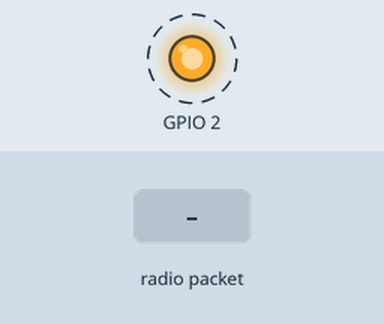
The sketch below on a simulated ESP8266 (NodeMCU). Parts: output pins drawn as LEDs (lit = HIGH). Dashed ring = blinking. The inputs (shaded band) are chosen by the test bench. What the sketch prints to the serial monitor is not drawn.

Above: at 1.2 s.
1.3 s: radio packet "1" arrives
Timing chart, 0 to 10.3 s (numbered marks = the images above; inputs shaded):
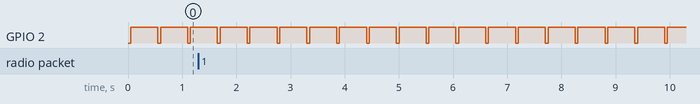

The sketch:

esp8266_test_esp_now2.ino
```cpp
#include <ESP8266WiFi.h>
#include <espnow.h>

#define SMOL
// REPLACE WITH THE MAC Address of your receiver

#ifdef SMOL
int x = 200;
uint8_t peer_address[] = {0x5C, 0xCF, 0x7F, 0x8B, 0x13, 0xA0};//peer is big square aux chip
#else
uint8_t peer_address[] = {0x2C, 0xF4, 0x32, 0x8B, 0xAB, 0xBE};//peer is smol rectangle aux chip
int x = 25000;
#endif

int y = 0;


// Callback when data is sent
void OnDataSent(uint8_t *mac_addr, uint8_t sendStatus) {
    Serial.print("Last Packet Send Status: ");
    if (sendStatus == 0){
        Serial.println("Delivery success");
    }
    else{
        Serial.println("Delivery fail");
    }
}

// Callback when data is received
void OnDataRecv(uint8_t * mac, uint8_t *incomingData, uint8_t len) {
    Serial.print("Bytes received: ");
    Serial.print(len);
    if (len <= 0) {
        return;
    }
    for (int i=0 ; i<len-1 ; ++i) {
        Serial.print(" ");
        Serial.print(incomingData[i]);
    }
    Serial.println(incomingData[len - 1]);
}

void setup() {
    // Init Serial Monitor
    Serial.begin(115200);

    // Set device as a Wi-Fi Station
    WiFi.mode(WIFI_STA);
    WiFi.disconnect();

    // Init ESP-NOW
    if (esp_now_init() != 0) {
        Serial.println("Error initializing ESP-NOW");
        return;
    }

    // Set ESP-NOW Role
    esp_now_set_self_role(ESP_NOW_ROLE_COMBO);

    // Once ESPNow is successfully Init, we will register for Send CB to
    // get the status of Trasnmitted packet
    esp_now_register_send_cb(OnDataSent);

    // Register peer
    esp_now_add_peer(peer_address, ESP_NOW_ROLE_COMBO, 1, NULL, 0);

    // Register for a callback function that will be called when data is received
    esp_now_register_recv_cb(OnDataRecv);

    pinMode(2, OUTPUT);
}


void loop() {
    // Send message via ESP-NOW
    ++x;
    esp_now_send(peer_address, (uint8_t *) &x, sizeof(x));

    digitalWrite(2, 0);
    delay(50);
    digitalWrite(2, 1);
    delay(500);
}
```

Measured:
- by itself, GPIO 2: alternates HIGH for 0.50 s and LOW for 0.05 s
